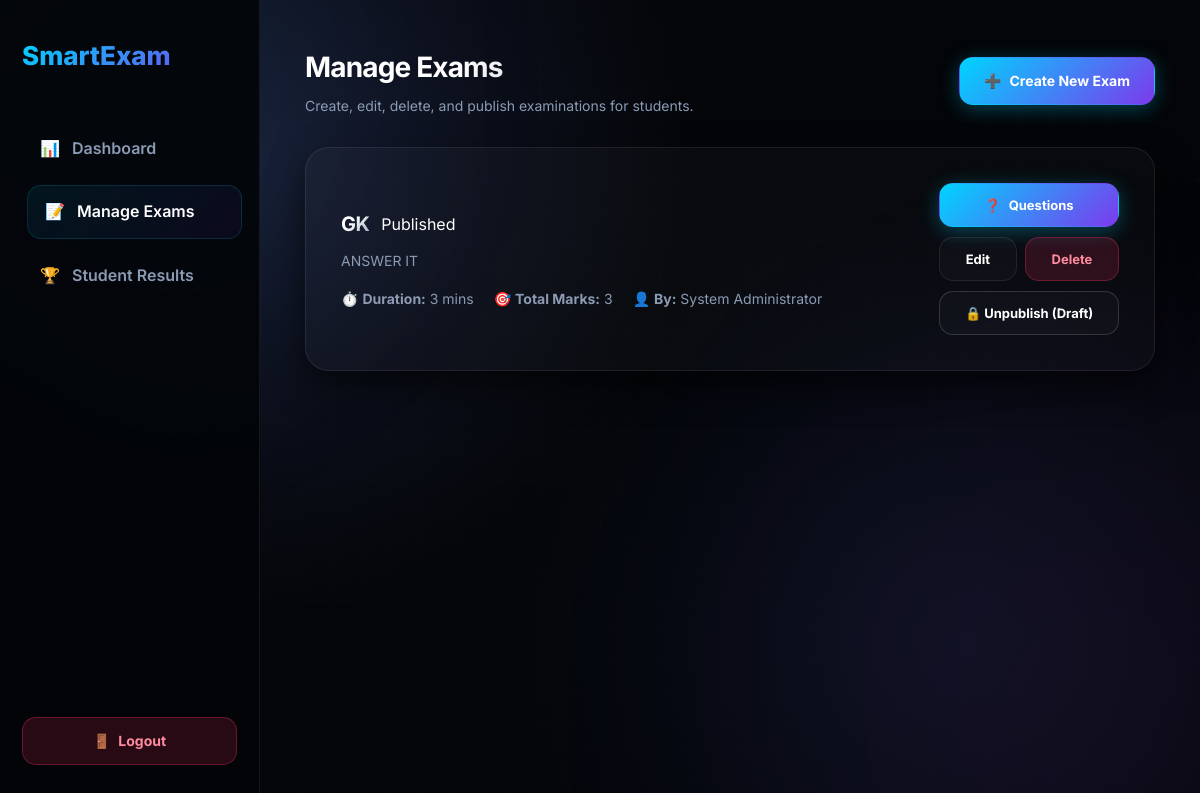
The app's page /admin/exams.php (signed in) with its own data.
### tables this page shows
CREATE TABLE `exams` (
  `id` int(11) NOT NULL,
  `title` varchar(150) NOT NULL,
  `description` text DEFAULT NULL,
  `duration` int(11) NOT NULL,
  `total_marks` int(11) DEFAULT 0,
  `status` enum('draft','published') DEFAULT 'draft',
  `created_by` int(11) NOT NULL,
  `created_at` timestamp NOT NULL DEFAULT current_timestamp()
);

CREATE TABLE `users` (
  `id` int(11) NOT NULL,
  `name` varchar(100) NOT NULL,
  `email` varchar(150) NOT NULL,
  `password` varchar(255) NOT NULL,
  `role` enum('admin','student') DEFAULT 'student',
  `created_at` timestamp NOT NULL DEFAULT current_timestamp(),
  `is_verified` tinyint(1) NOT NULL DEFAULT 0,
  `otp` varchar(6) DEFAULT NULL,
  `otp_expiry` datetime DEFAULT NULL
);

### admin/exams.php (the view, shortened to what this page needs)
<?php
require_once "../config/database.php";
$sql = "
    SELECT
        exams.id,
        exams.title,
        exams.description,
        exams.duration,
        exams.total_marks,
        exams.status,
        exams.created_at,
        users.name AS creator_name
    FROM exams
    INNER JOIN users
        ON exams.created_by = users.id
    ORDER BY exams.created_at DESC
";
$result = $conn->query($sql);
?>
<!DOCTYPE html>
<html lang="en">
<head>
    <link rel="stylesheet" href="../assets/css/style.css">
</head>
<body>
    <div class="dashboard-layout">
        <aside class="sidebar">
            <div class="sidebar-logo">Smart<span>Exam</span></div>
            <nav class="sidebar-nav">
                <a href="dashboard.php" class="sidebar-link">
                    <span>📊</span> Dashboard
                </a>
                <a href="exams.php" class="sidebar-link active">
                    <span>📝</span> Manage Exams
                </a>
                <a href="results.php" class="sidebar-link">
                    <span>🏆</span> Student Results
                </a>
            </nav>
            <div class="sidebar-footer">
                <a href="../logout.php" class="btn btn-danger" style="width: 100%;">
                    <span>🚪</span> Logout
                </a>
            </div>
        </aside>
        <main class="main-content">
            <div style="display: flex; justify-content: space-between; align-items: center; margin-bottom: 30px; flex-wrap: wrap; gap: 15px;">
                <div>
                    <h1 style="font-size: 28px; margin-bottom: 5px;">Manage Exams</h1>
                    <p style="color: var(--text-muted); font-size: 14px; margin-bottom: 0;">Create, edit, delete, and publish examinations for students.</p>
                </div>
                <a href="create_exam.php" class="btn btn-primary">
                    <span>➕</span> Create New Exam
                </a>
            </div>
            <?php if ($result && $result->num_rows > 0): ?>
                <div class="exam-grid">
                    <?php while ($exam = $result->fetch_assoc()): ?>
                        <div class="card exam-card">
                            <div class="exam-details">
                                <div style="display: flex; align-items: center; gap: 12px; margin-bottom: 10px; flex-wrap: wrap;">
                                    <h3 style="margin-bottom: 0; font-size: 20px; color: #ffffff;"><?php echo htmlspecialchars($exam["title"]); ?></h3>
                                    <?php if ($exam["status"] === "published"): ?>
                                        <span class="badge badge-success">Published</span>
                                    <?php else: ?>
                                        <span class="badge badge-warning">Draft</span>
                                    <?php endif; ?>
                                </div>
                                <p style="color: var(--text-muted); font-size: 14px; margin-bottom: 15px;">
                                    <?php echo htmlspecialchars($exam["description"] ?: "No description provided."); ?>
                                </p>
                                <div class="exam-meta">
                                    <span>⏱️ <strong>Duration:</strong> <?php echo $exam["duration"]; ?> mins</span>
                                    <span>🎯 <strong>Total Marks:</strong> <?php echo $exam["total_marks"]; ?></span>
                                    <span>👤 <strong>By:</strong> <?php echo htmlspecialchars($exam["creator_name"]); ?></span>
                                </div>
                            </div>
                            <div class="exam-actions">
                                <a href="questions.php?exam_id=<?php echo $exam["id"]; ?>" class="btn btn-primary" style="font-size: 13px; padding: 10px;">
                                    <span>❓</span> Questions
                                </a>
                                <div style="display: flex; gap: 8px; width: 100%;">
                                    <a href="edit_exam.php?id=<?php echo $exam["id"]; ?>" class="btn btn-secondary" style="flex-grow: 1; font-size: 13px; padding: 10px;">
                                        Edit
                                    </a>
                                    <a
                                        href="delete_exam.php?id=<?php echo $exam["id"]; ?>"
                                        class="btn btn-danger"
                                        style="flex-grow: 1; font-size: 13px; padding: 10px;"
                                        onclick="return confirm('Are you sure you want to delete this exam? All related questions and student attempt data will be deleted.');"
                                    >
                                        Delete
                                    </a>
                                </div>
                                <a
                                    href="toggle_exam_status.php?id=<?php echo $exam["id"]; ?>"
                                    class="btn btn-secondary"
                                    style="width: 100%; font-size: 13px; padding: 10px; border-color: rgba(255,255,255,0.15);"
                                    onclick="return confirm('Change status of this exam?');"
                                >
                                    <?php echo $exam["status"] === "draft" ? "🚀 Publish Exam" : "🔒 Unpublish (Draft)"; ?>
                                </a>
                            </div>
                        </div>
                    <?php endwhile; ?>
                </div>
            <?php endif; ?>
        </main>
    </div>
</body>
</html>

### admin/exams.php (style rules this page uses)
.exam-grid { display: grid; grid-template-columns: 1fr; gap: 20px; margin-top: 25px; }
.exam-card { display: flex; justify-content: space-between; align-items: center; gap: 30px; }
.exam-details { flex-grow: 1; }
.exam-meta { display: flex; gap: 20px; margin-top: 10px; font-size: 14px; color: var(--text-muted); }
.exam-actions { display: flex; flex-direction: column; gap: 10px; min-width: 180px; }

### records on screen
exams: title "GK", status "Published", description "ANSWER IT", duration "3", total_marks "3", created_by.name "System Administrator"
